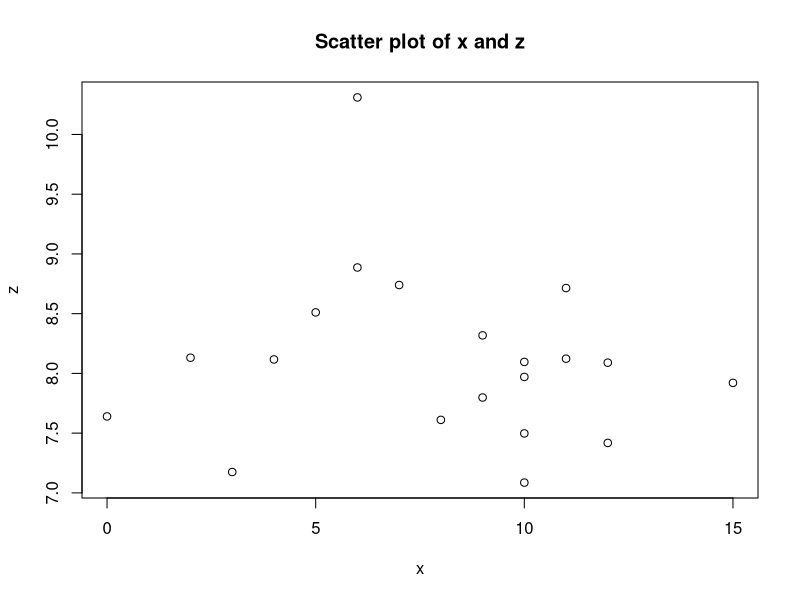
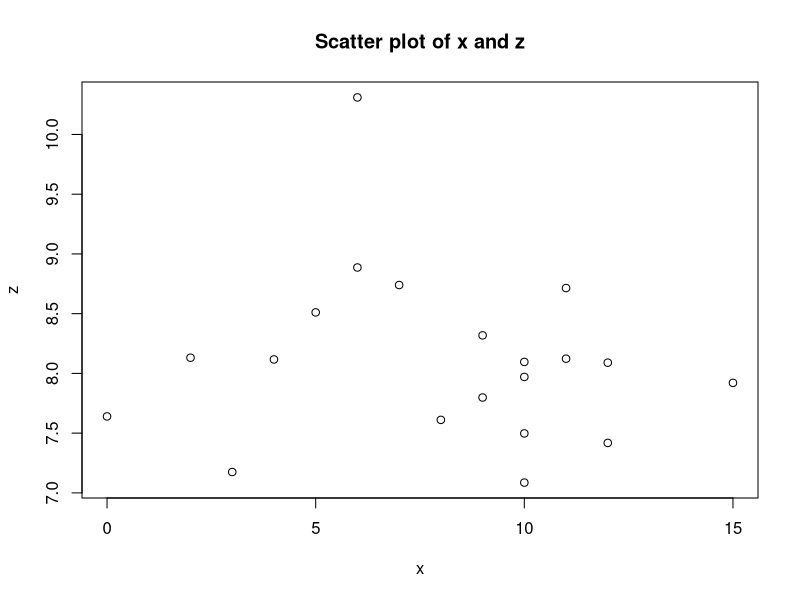
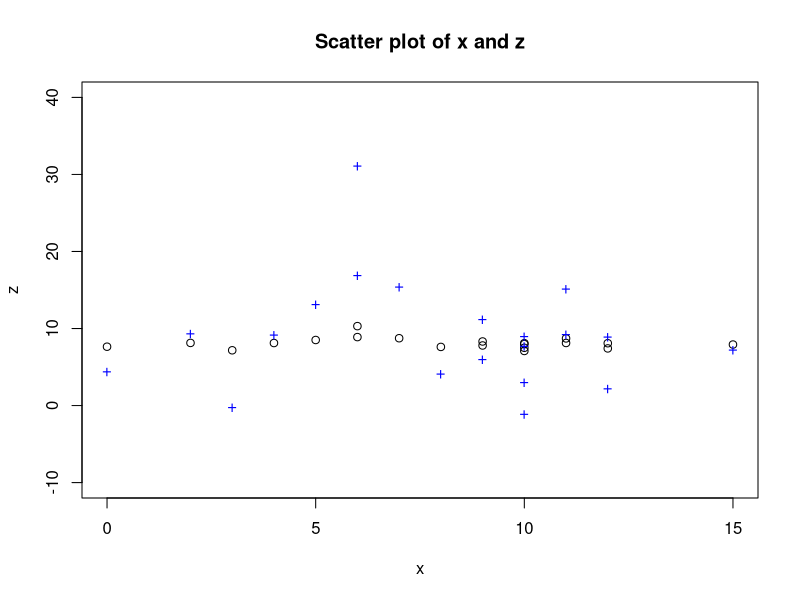
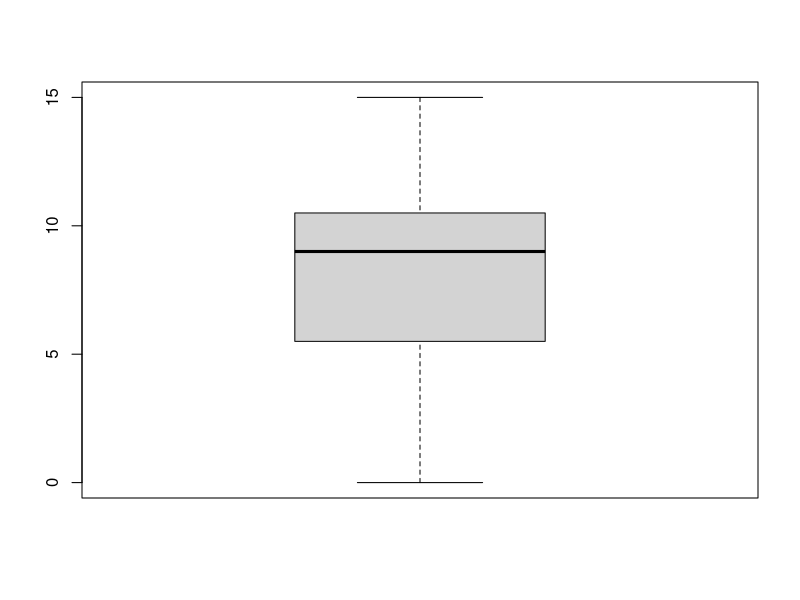
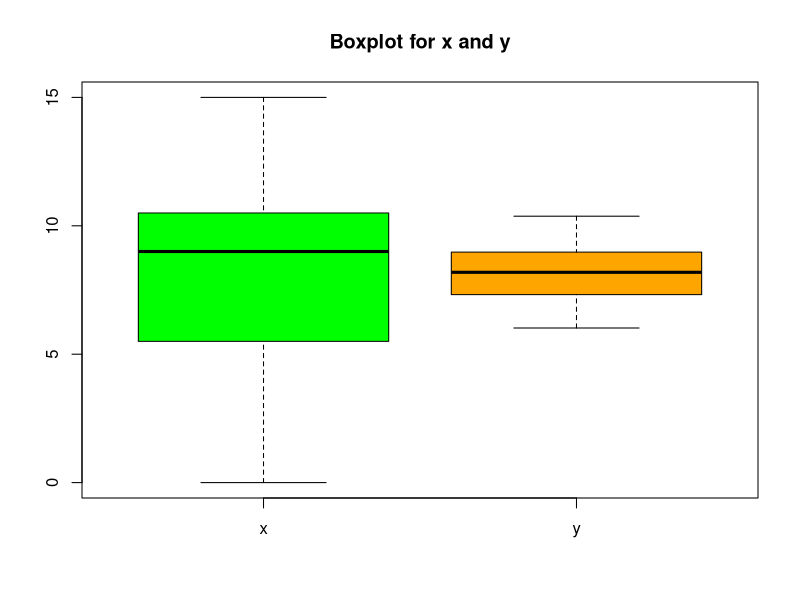
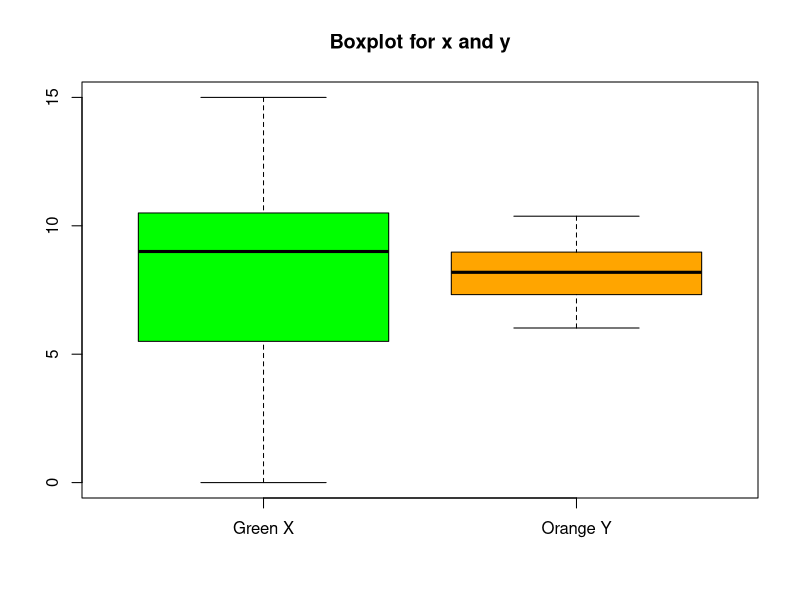

Write R code to recreate these figures, in order.
## ---- chunk 1
x <- c(10, 2, 15, 6, 4, 9, 12, 11, 3, 0, 12, 10, 9, 7, 11, 10, 8, 5, 10, 6)
## ---- chunk 2
length(x)
## ---- chunk 3
sum(x)
## ---- chunk 4
mean(x)
## ---- chunk 5
median(x)
## ---- chunk 6
#sort(x): by default increasing
#table(x): create a contingency table that displays the frequency distribution of the variable.
#sort(-table(x))
names(sort(-table(x)))[1]
## ---- chunk 7
summary(x)
## ---- chunk 8
var(x)
## ---- chunk 9
sd(x)
## ---- chunk 10
y <- rnorm(10, mean(x), 1)
## ---- chunk 11
#cor(x,y)
## ---- chunk 12
y <- rnorm(20, mean(x), 1)
cov(x,y)
cor(x,y)
## ---- chunk 13
set.seed(100)
z <- rnorm(20,8,1)
plot(z ~ x, 
     main = "Scatter plot of x and z", 
     xlab = "x", ylab = "z")
## ---- chunk 14
plot(x,z,
     main = "Scatter plot of x and z", 
     xlab = "x", ylab = "z")
## ---- chunk 15
plot(x,z,
     main = "Scatter plot of x and z", 
     xlab = "x", ylab= "z",
     ylim = c(-10,40)) 
#Why do we need to add ylim=c(-10,40)?
set.seed(100)
u <- rnorm(20,8,10)
#points function adds points to the existing plot.
points(x,u, col = "blue", pch = "+")
## ---- chunk 16
boxplot(x)
## ---- chunk 17
data <- data.frame(x,y)
boxplot(data,
        col = c("green","orange"),
        main = "Boxplot for x and y")
## ---- chunk 18
boxplot(x,y,
        col = c("green","orange"), 
        names = c("Green X", "Orange Y"), 
        main = "Boxplot for x and y")
